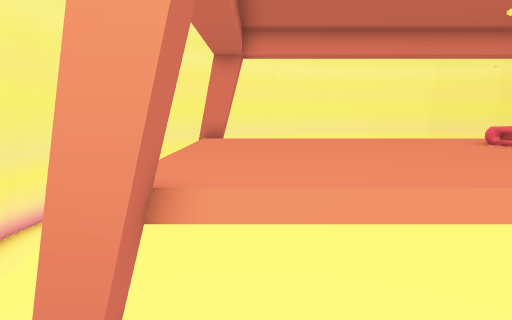
View 1 (above)

14 first-person views from a walk through a Unity game level. The camera is 1.5 m above the floor, tilts 8° down and sees 75° across. The floor is counted in squares, 0.5 m on a side. Each view is taken from the middle of a square. On the plan, view 1 faces up. The plan holds only what a view shows up to about 20 squares ahead; the rest is blank. The place goes on beyond the plan. Some animated figures are left out.

View 2
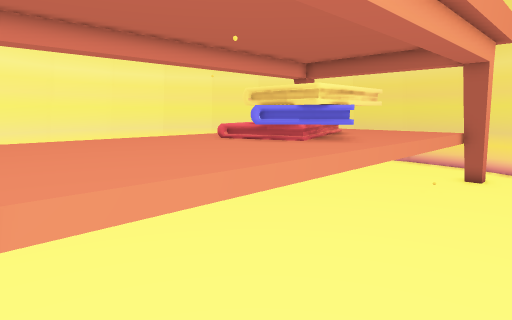

View 3
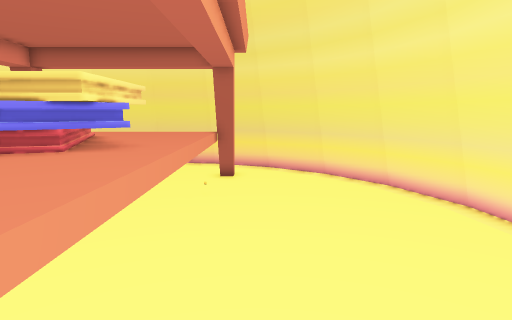

View 4
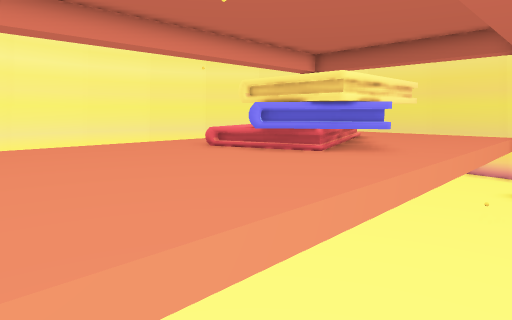

View 5
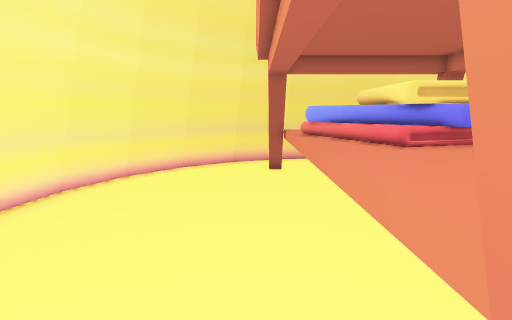

View 6
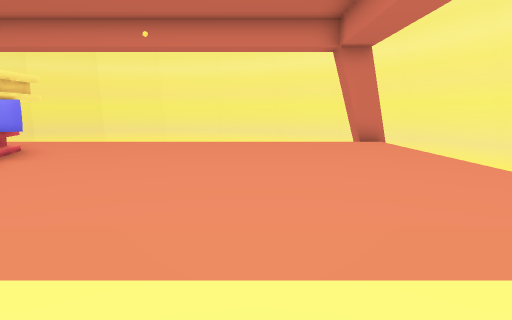

View 7
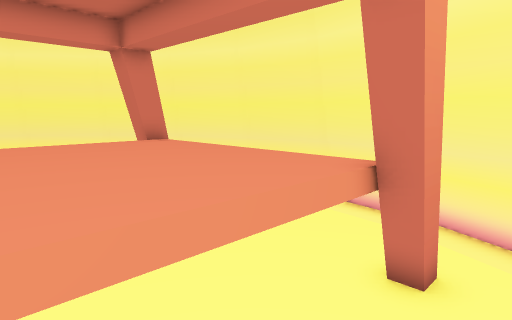

View 8
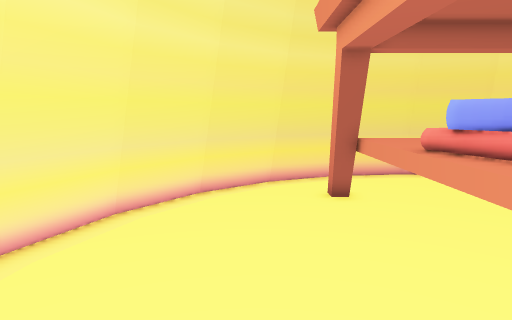

View 9
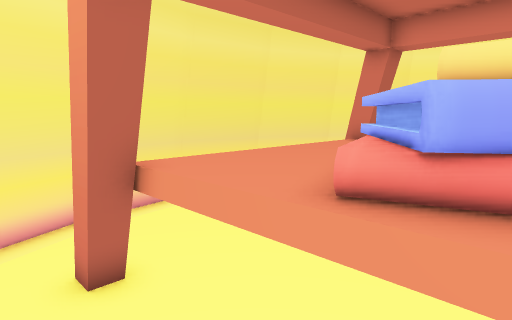

View 10
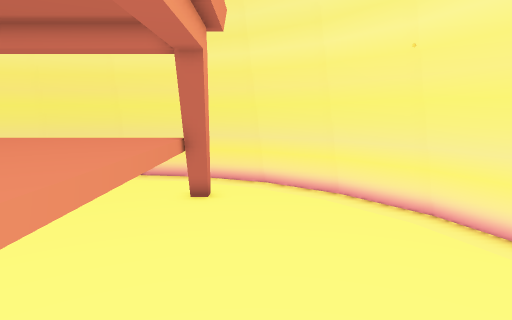

View 11
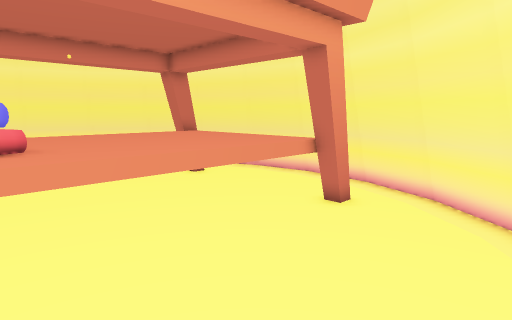

View 12
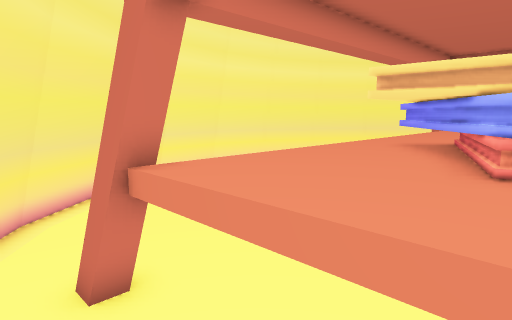

View 13
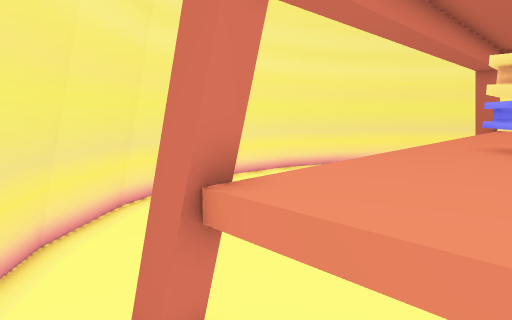

View 14
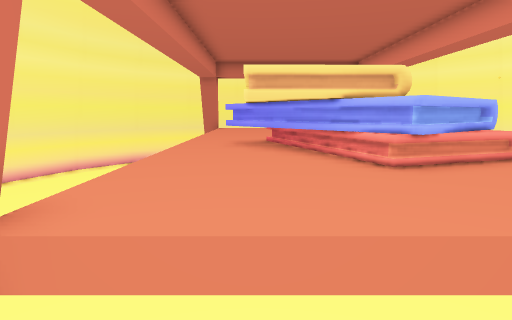

### Floor plan
Key: @ floor where view 1 was taken; # wall or solid block; x gap in a wall; . floor; = window, fence, low wall or low ledge; ^ raised ledge; T thing the floor can be seen under or through.
Columns run from 5 left of view 1 to 19 right of it. Each row starts with its distance up from view 1.
 20        ###########
 19      ####.......####
 18     ###............##
 17    ##...............##
 16   ##.................##
 15  ##...................##
 14  ##....................#
 13 ##.....................##
 12 ##.#x...............x#..#
 11 #..^^^^^^^^^^^^^#^^^^^..#
 10 #..^^^^^^^^^^^####^^^^..#
  9 #..^^^^^^^^^######^^^^..#
  8 #..^^^^^^^^^######^^^^..#
  7 #..^^^^^^^^^#####^^^^^..#
  6 #..^^^^^^^^^^####^^^^^..#
  5 #..^^^^^^^^^^^^^^^^^^^..#
  4 #..x^^^^^^^^^^^^^^^^^x..#
  3 ##.##...............TT.##
  2  #   .. ...............##
  1  ##      .............##
  0   ##.@    ...........##
 -1   =##     ..........###
 -2    =##.............###
 -3      ###.........###
 -4       #############

Positions as (right, up) in squares from view 1, and headings:
1: (0, 0), facing up
2: (-1, 0), facing up-right
3: (0, 2), facing right
4: (1, 2), facing up-right
5: (-2, 13), facing right
6: (2, 14), facing down
7: (4, 14), facing down-left
8: (4, 15), facing right
9: (10, 14), facing down-right
10: (10, 14), facing left
11: (8, 18), facing down-left
12: (18, 9), facing down-left
13: (18, 7), facing down-left
14: (18, 6), facing left
